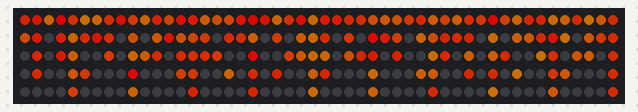
A sketch run on a simulated Arduino Uno, built with avr-gcc and run on an emulated ATmega328P. Parts: 250 RGB LEDs in strip order, left to right, continuing on the next row. Dim RGB values are drawn brighter than linear; random numbers use the default seed unless the sketch sets one.

Above: at 3.19 s.
At 7.91 s:
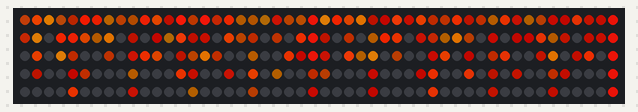

The sketch:

LedWall.ino
```cpp
#include <FastLED.h>
#include "Animator.h"
#include "WarmAnimator.h"
#include "conf.h"

#define LED_PIN     10
#define BRIGHTNESS  250
#define LED_TYPE    WS2811
#define COLOR_ORDER GRB


const int ledsCount = ledsInChunk * chunksCount;
CRGB leds[ledsCount];


void setup() {
    Serial.begin(9600);
    delay( 3000 ); // power-up safety delay

    FastLED.addLeds<LED_TYPE, LED_PIN, COLOR_ORDER>(leds, ledsInChunk*chunksCount).setCorrection( TypicalLEDStrip );
    FastLED.setBrightness(  BRIGHTNESS );
}

void loop() {
    static WarmAnimator wAnim;

    wAnim.tick(leds, ledsCount);
}
```

Animator.h
```cpp
#ifndef ANIMATOR_HEADER
    #define ANIMATOR_HEADER

#include <FastLed.h>

    class Animator {
        public:
            virtual void tick (CRGB leds[], int ledsCount) = 0;
    };

#endif
```

WarmAnimator.cpp
```cpp
#include "WarmAnimator.h"
#include <FastLed.h>
#include "conf.h"

#define MUTATION    3

WarmAnimator::WarmAnimator () {
    for (byte ledInd = 0; ledInd < ledsInChunk; ledInd++) {
        this->chunk[ledInd] = CHSV(random() % 35, 250 - random() % 50, 200);

        this->valDir[ledInd] = random() % 2;
        this->satDir[ledInd] = random() % 2;
        this->hueDir[ledInd] = random() % 2;
    }
};

void WarmAnimator::tick (CRGB leds[], int ledsCount) {
    for (byte ledInd = 0; ledInd < ledsCount / chunksCount; ledInd++) {

        this->chunk[ledInd].v = valDir[ledInd] ?
                                this->chunk[ledInd].v + (random() % MUTATION):
                                this->chunk[ledInd].v - (random() % MUTATION);

        if (this->chunk[ledInd].v > 255 - MUTATION) {
            valDir[ledInd] = false;
        } else if (this->chunk[ledInd].v < 150) {
            valDir[ledInd] = true;
        }

        this->chunk[ledInd].s = satDir[ledInd] ?
                            this->chunk[ledInd].s + (random() % MUTATION):
                            this->chunk[ledInd].s - (random() % MUTATION);

        if (this->chunk[ledInd].s > 255 - MUTATION) {
            satDir[ledInd] = false;
        } else if (this->chunk[ledInd].s < 200) {
            satDir[ledInd] = true;
        }

        this->chunk[ledInd].h = hueDir[ledInd] ?
                            this->chunk[ledInd].h + (random() % MUTATION):
                            this->chunk[ledInd].h - (random() % MUTATION);

        if (this->chunk[ledInd].h > 35) {
            hueDir[ledInd] = false;
        } else if (this->chunk[ledInd].h < 5) {
            hueDir[ledInd] = true;
        }

        for (byte chunkInd = 0; chunkInd < chunksCount; chunkInd++) {
            int ind = (ledInd + 1) * (chunkInd + 1) - 1;
            leds[ind] = this->chunk[ledInd];
        }
    }

    delay(1);
    FastLED.show();
};
```

WarmAnimator.h
```cpp
#ifndef WARM_ANIM
    #define WARM_ANIM

#include "Animator.h"
#include <FastLed.h>
#include "conf.h"

class WarmAnimator : Animator {
        public:
            void tick (CRGB leds[], int ledsCount);
            WarmAnimator ();

        private:
            bool valDir[ledsInChunk];
            bool satDir[ledsInChunk];
            bool hueDir[ledsInChunk];
            CHSV chunk[ledsInChunk];
};

#endif
```

conf.h
```cpp
#ifndef CONF_HEAD
#define CONF_HEAD

const byte ledsInChunk = 50;
const byte chunksCount = 5;

#endif
```
